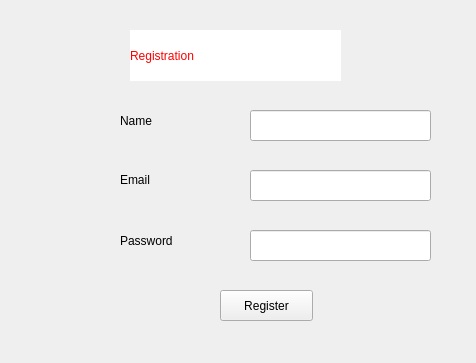
<?xml version="1.0" encoding="UTF-8"?>
<ui version="4.0">
 <class>Form</class>
 <widget class="QWidget" name="Form">
  <property name="geometry">
   <rect>
    <x>0</x>
    <y>0</y>
    <width>476</width>
    <height>363</height>
   </rect>
  </property>
  <property name="windowTitle">
   <string>Form</string>
  </property>
  <widget class="QLabel" name="label_name_1">
   <property name="geometry">
    <rect>
     <x>120</x>
     <y>110</y>
     <width>101</width>
     <height>21</height>
    </rect>
   </property>
   <property name="styleSheet">
    <string notr="true">font: 14pt &quot;MS Shell Dlg 2&quot;;</string>
   </property>
   <property name="text">
    <string>Name</string>
   </property>
  </widget>
  <widget class="QLabel" name="label_name_2">
   <property name="geometry">
    <rect>
     <x>120</x>
     <y>170</y>
     <width>81</width>
     <height>20</height>
    </rect>
   </property>
   <property name="styleSheet">
    <string notr="true">font: 14pt &quot;MS Shell Dlg 2&quot;;</string>
   </property>
   <property name="text">
    <string>Email</string>
   </property>
  </widget>
  <widget class="QLabel" name="label_name_3">
   <property name="geometry">
    <rect>
     <x>120</x>
     <y>230</y>
     <width>101</width>
     <height>21</height>
    </rect>
   </property>
   <property name="styleSheet">
    <string notr="true">font: 14pt &quot;MS Shell Dlg 2&quot;;</string>
   </property>
   <property name="text">
    <string>Password</string>
   </property>
  </widget>
  <widget class="QLabel" name="label_4">
   <property name="geometry">
    <rect>
     <x>130</x>
     <y>30</y>
     <width>211</width>
     <height>51</height>
    </rect>
   </property>
   <property name="styleSheet">
    <string notr="true">
font: 75 24pt &quot;Arial&quot; ;
background-color: rgb(255, 255, 255);
color: rgb(255, 0, 0);</string>
   </property>
   <property name="text">
    <string>Registration</string>
   </property>
  </widget>
  <widget class="QLineEdit" name="lineEdit_name">
   <property name="geometry">
    <rect>
     <x>250</x>
     <y>110</y>
     <width>181</width>
     <height>31</height>
    </rect>
   </property>
  </widget>
  <widget class="QLineEdit" name="lineEdit_email">
   <property name="geometry">
    <rect>
     <x>250</x>
     <y>170</y>
     <width>181</width>
     <height>31</height>
    </rect>
   </property>
  </widget>
  <widget class="QLineEdit" name="lineEdit_password">
   <property name="geometry">
    <rect>
     <x>250</x>
     <y>230</y>
     <width>181</width>
     <height>31</height>
    </rect>
   </property>
  </widget>
  <widget class="QPushButton" name="pushButton_register">
   <property name="geometry">
    <rect>
     <x>220</x>
     <y>290</y>
     <width>93</width>
     <height>31</height>
    </rect>
   </property>
   <property name="styleSheet">
    <string notr="true">font: 10pt &quot;MS Shell Dlg 2&quot;;</string>
   </property>
   <property name="text">
    <string>Register</string>
   </property>
  </widget>
 </widget>
 <resources/>
 <connections/>
</ui>
